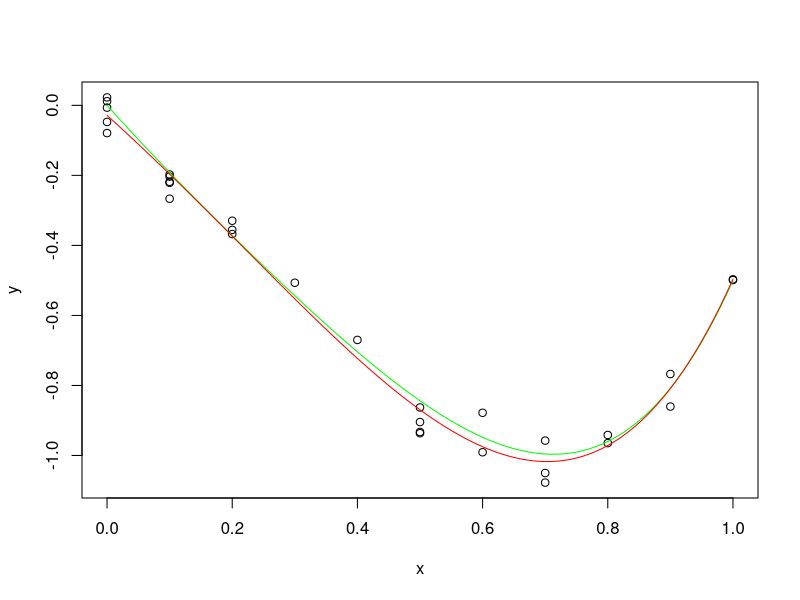

Generate this figure with R:
len = 30;
lambda = 1;
order = 5;
x <- vector("numeric", len);
y <- vector("numeric", len);

fun <- function(x){2.5*x^4 - 2*x^3 + x^2 - 2*x};

for(i in 1:len){
  ran <- dnorm(i);
  ranNr <- sample(0:10, 1)/10;
  x[i] <- ranNr;
  y[i] <- fun(ranNr) + rnorm(1)/20;
}

plot(x,y);
z <- seq(0,1,0.01)
lines(z, fun(z), col="green", type="l")

basisFunction <- function(x, i){x^i}

Phi <- matrix(0, len, order);

for(i in 1:len){
  for(j in 0:(order-1)){
    Phi[i,j+1] <- basisFunction(x[i], j);
  }
}

Phi_T <- t(Phi)
Phi_reg <- Phi_T%*%Phi #+ lambda*diag(order)
Phi_t <- solve(Phi_reg)%*%Phi_T
w <- Phi_t%*%y

reg <- function(x){
  y = 0;
  for(i in 0:(order-1)){
    y = y + w[i+1]*x^i;
  }
  return(y)
}
lines(z, reg(z), col="red", type="l")
